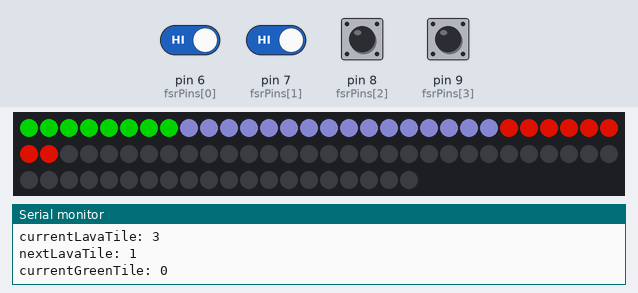
Bench run of a sketch on a simulated Arduino Uno, built with avr-gcc and run on an emulated ATmega328P. On the bench: 80 RGB LEDs in strip order, left to right, continuing on the next row, the last lines printed to the serial monitor. The inputs (shaded band) are chosen by the test bench; at power-on: pin 6 (fsrPins[0]), pin 7 (fsrPins[1]), pin 8 (fsrPins[2]), pin 9 (fsrPins[3]) HIGH. Dim RGB values are drawn brighter than linear; random numbers use the default seed unless the sketch sets one.

Above: at 3.2 s.
3.3 s: pin 9 (fsrPins[3]) pulled LOW for 0.15 s
At 4.5 s:
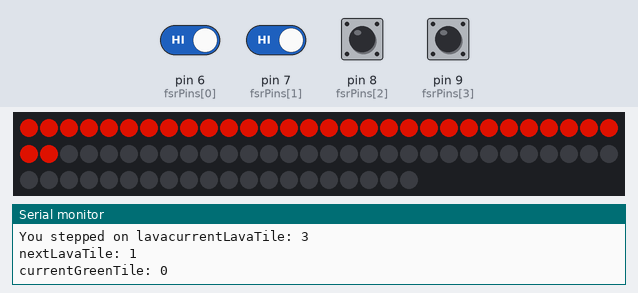
6.4 s: pin 6 (fsrPins[0]) driven LOW and pin 7 (fsrPins[1]) driven LOW
At 6.4 s:
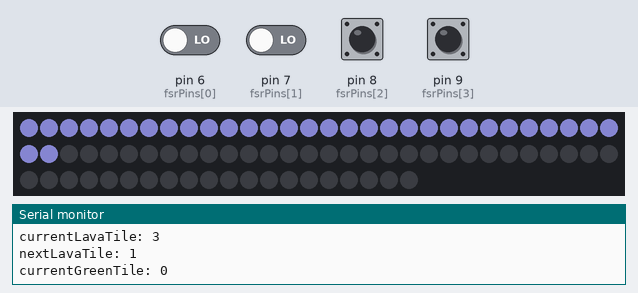
Timing chart, 0 to 9.4 s (numbered marks = the images above; inputs shaded):
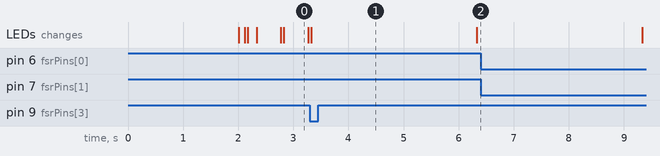

The sketch:

TileGame.ino
```cpp
#include <Adafruit_NeoPixel.h>

/*
 * Game mechanics
 * Tiles are all white by default
 * One red tile will be on the floor at all times
 * Stepping on the red tile ends the game and resets it
 * When the location of the red tile is about to change, the tile  at the new location flickers between white and red
 * At most one green tile will be on the floor at a time
 * Stepping on the green tile will turn it white and increase the player's score
 * When the green tile is about to expire, it flickers between white and green
 * When the green first spawns, it should be invulnerable...
 */
#define DEBUG 1

#define PIXEL_PIN 5
#define NUM_TILES 4
#define NUM_PIXELS 32 // each tile has 8 neopixels
#define PIXELS_PER_TILE 8
#define BRIGHTNESS 155 // adjustable value for all pixels in the strip (0 to 255)
#define FLICKER_CONSTANT 75 // the higher it is, the less flickering for warnings
#define LAVA_TIME 5 // time in seconds that the lava tile is red for
#define LAVA_WARNING_TIME 3 // time in seconds that a white tile blinks for before turning red
int currentLavaTile = 0;  // index of the tile that is red, ext wont be a need for this
int nextLavaTile = 0; // index of the next tile that is to be red, ext wont be needed
int lavaTileTime = LAVA_WARNING_TIME; // must not be 0

#define GREEN_DURATION 10 // lifespan of any green tile, in seconds
#define GREEN_WARNING_TIME 3 // time that a green tile flickers for before turning white
#define SPAWN_CONSTANT 985 // the higher it is, the less frequent the event occurs
int currentGreenTile = 0; //index of the tile that is green
bool hasGreenSpawned = false;
int greenTileTime = GREEN_DURATION; // must not be 0

int score = 0; // score of the player

int fsrPins[NUM_TILES] = {6,7,8,9}; // pins corresponding to the force sensative resistors

int colorsOfTiles[NUM_TILES]; // stores the color state of each tile (e.g. {0,0,0,0} means all white..

bool redOn = false; // flag to control the warning flickering
bool greenOn = true; // flag to control the expiration flickeing

Adafruit_NeoPixel strip = Adafruit_NeoPixel(80, PIXEL_PIN, NEO_GRB + NEO_KHZ800);

int colorArray[][3] = { {127,127,200}, //white/blue/metallic
                        {255,20,0}, //red
                        {0,204 ,0}, //green
                        {128,0,255}, //purple
                        {255,255,0}, //yellow
                        {255,128,0}, //orange
                        {0,0,255}}; //blue

// enumerate the colors to correspond to the color array
#define WHITE 0
#define RED 1
#define GREEN 2
#define PURPLE 3
#define YELLOW 4
#define ORANGE 5
#define BLUE 6


void setup() {

  for (int i = 0; i< NUM_TILES; i++){
    pinMode(fsrPins[i],INPUT_PULLUP);
  }

  Serial.begin(9600);

  strip.begin();
  strip.setBrightness(BRIGHTNESS);
  for (int i = 0; i < NUM_PIXELS; i++){
    strip.setPixelColor(i, strip.Color(colorArray[WHITE][0], colorArray[WHITE][1], colorArray[WHITE][2]));
  }
  strip.show(); // Initialize all pixels to 'off'
  delay(2000);

  currentLavaTile = random(0, NUM_TILES);
  nextLavaTile = random(0, NUM_TILES); // initiate the indices of the first two tiles to have lava
  while(nextLavaTile == currentLavaTile){
    nextLavaTile = random(0, NUM_TILES);
  }
  colorsOfTiles[currentLavaTile] = RED;

  // INITIALIZE TIMER INTERRUPTS
  cli(); // disable global interrupts
  TCCR1A = 0; // set entire TCCR1A register to 0
  TCCR1B = 0; // same for TCCR1B
  OCR1A = 15624; // set compare match register to desired timer count. 16 MHz with 1024 prescaler = 15624 counts/s
  // Bit enumeration: 7,6,5,4,3,2,1,0
  // WGM12: 3, CS10: 1, CS12: 2
  TCCR1B |= (1 << WGM12); // turn on CTC mode. clear timer on compare match
  TCCR1B |= (1 << CS10); // Set CS10 and CS12 bits for 1024 prescaler
  TCCR1B |= (1 << CS12); // I think this is setting the clock terminal...
  TIMSK1 |= (1 << OCIE1A); // enable timer compare interrupt
  sei(); // enable global interrupts

}


void loop() {

  int switchStates[NUM_TILES]; // globals are awkward because many functions can modify the same variable
  getTileStates(switchStates); // updates the flags

  if (lavaTileTime == 0){
    updateLava();
  }

  if (!hasGreenSpawned){
    spawnGreen(); //
  }else{
    if (greenTileTime == 0){ // the green tile has expired
      consumeGreen();
    }
  }

  flicker(switchStates); // sets the colours
  delay(50);
}


/* Polls for the states of the tiles and updates the flags in the swtichStates array
 * to keep track of which tiles are being stood on
 */

void getTileStates(int switchStates[]){
  for (int i = 0; i < NUM_TILES; i++){
    if (digitalRead(fsrPins[i]) == LOW){ // being stepped on
      switchStates[i] = 1;
      if (i == currentLavaTile){
        Serial.print("You stepped on lava");
        reset();
      }else if (hasGreenSpawned && i == currentGreenTile && greenTileTime < GREEN_DURATION -1){
        Serial.print("You stepped on a green tile, you're score is :");
        Serial.println(score++);
        consumeGreen();
      }
    }else { // not stepped on
      switchStates[i] = 0;
    }
  }
}

/*
 * Called from the main loop, if the lavaTime has reached 0
 * Randomly generates the index location of the next lava tile
 * Updates the color states within the colorsOfTiles array
 *
 */

void updateLava(){
      Serial.println("Update lava called");
      // update the array of tile color states
      colorsOfTiles[currentLavaTile] = WHITE; // lava tile has expired, turn it white
      colorsOfTiles[nextLavaTile] = RED; // new lava tile

      int copyNextLavaTile = nextLavaTile;

      currentLavaTile = copyNextLavaTile;
      lavaTileTime = LAVA_TIME;

      nextLavaTile = random(0,NUM_TILES);      // change the location of the next lava
      while(nextLavaTile == currentLavaTile || (hasGreenSpawned && (nextLavaTile == currentGreenTile))){
        nextLavaTile = random(0,NUM_TILES);
      }

}

/*
 * Spawn check alrady done
 *
 */
void spawnGreen(){

  // there might not be a green tile at some times
  if (random(0,1000) >= SPAWN_CONSTANT){

     // randomly select a tile for it to spawn on
    currentGreenTile = random(0,NUM_TILES);
    while(currentGreenTile == currentLavaTile || currentGreenTile == nextLavaTile){
      currentGreenTile = random(0,NUM_TILES);
    }
    colorsOfTiles[currentGreenTile] = GREEN;
    greenTileTime = GREEN_DURATION;
    hasGreenSpawned = true;
    Serial.println("Green has spawned");

  }
}

/*
 * Responsible for removing the green tile
 * whether the tile was tapped by the player or expired
 */
void consumeGreen(){
  hasGreenSpawned = false;
  colorsOfTiles[currentGreenTile] = WHITE;
  Serial.println("Green consumed");
}

/* interrupt set to occur every 1 second
 * should really keep it clean and short
 * for now it just counts down for the single lava tile
 * when the timer reaches 0, a new tile index is assigned for the lava tile
 */

ISR(TIMER1_COMPA_vect){

  Serial.print("currentLavaTile: "); Serial.println(currentLavaTile);
  Serial.print("nextLavaTile: "); Serial.println( nextLavaTile);
  Serial.print("currentGreenTile: "); Serial.println(currentGreenTile);

   lavaTileTime--;
   if (hasGreenSpawned){
    greenTileTime--;
   }
}

/*
 * update the pixels based on the switchState flags
 *
 */
void flicker(int switchStates[]){

    int R = 0;
    int G = 0;
    int B = 0;
    int noise = 0 ;
    int colorNum = 0;

    for (int i = 0; i < NUM_TILES; i++){
        colorNum = colorsOfTiles[i];
        R = constrain(colorArray[colorNum][0],0,255);
        G = constrain(colorArray[colorNum][1],0,255);
        B = constrain(colorArray[colorNum][2],0,255);

        for (int j = PIXELS_PER_TILE*i; j < PIXELS_PER_TILE*(i+1); j++){


          // Uncomment for noise
          /*
          int updateChance = random(0,100);
          if (updateChance <= 50){
            int noise = random(-30,30);
            R += noise; G += noise; B += noise;
          }
          */
          strip.setPixelColor(j, strip.Color(R,G,B));
        }

        // warning flicker for a red tile that is about to spawn
        // do not toggle the flags for this, bad idea
        // this will over write the strips that were set above
        // maybe instead of flashing between the colors, have it fade???
        if (i == nextLavaTile && lavaTileTime < LAVA_WARNING_TIME && random(0,100) > FLICKER_CONSTANT){
          //Serial.println("Flash red and white");
          colorNum = (redOn? WHITE:RED);
          redOn = !redOn; // toggle the flag

          for (int j = PIXELS_PER_TILE*i; j < PIXELS_PER_TILE*(i + 1); j++){
            strip.setPixelColor(j, strip.Color(colorArray[colorNum][0], colorArray[colorNum][1],colorArray[colorNum][2]));
          }
        }

        // same as above, warning flicker for the green tile that is about to expire
        if (i == currentGreenTile && hasGreenSpawned && greenTileTime < GREEN_WARNING_TIME && random(0,100) > FLICKER_CONSTANT){

          colorNum = (greenOn? WHITE:GREEN);
          greenOn = !greenOn; // toggle the flag

          for (int j = PIXELS_PER_TILE*i; j < PIXELS_PER_TILE*(i + 1); j++){
            strip.setPixelColor(j, strip.Color(colorArray[colorNum][0], colorArray[colorNum][1],colorArray[colorNum][2]));
          }
        }

    }

    strip.show();
}


// turn it all red to indicate a fail maybe
void reset(){

  for (int i = 0; i < NUM_TILES; i++){
    colorsOfTiles[i] = WHITE;
  }

  for (int i = 0; i < NUM_PIXELS; i++){
    strip.setPixelColor(i, strip.Color(colorArray[RED][0], colorArray[RED][1], colorArray[RED][2]));
  }

  strip.show();
  delay(3000);

  for (int i = 0; i < NUM_PIXELS; i++){
    strip.setPixelColor(i, strip.Color(colorArray[WHITE][0], colorArray[WHITE][1], colorArray[WHITE][2]));
  }

  strip.show();
  delay(3000);

  // re-initialize
  currentLavaTile = random(0, NUM_TILES);
  nextLavaTile = random(0, NUM_TILES); // initiate the indices of the first two tiles to have lava
  while(nextLavaTile == currentLavaTile){
    nextLavaTile = random(0, NUM_TILES);
  }
  colorsOfTiles[currentLavaTile] = RED;

  lavaTileTime = LAVA_TIME;

}
```
